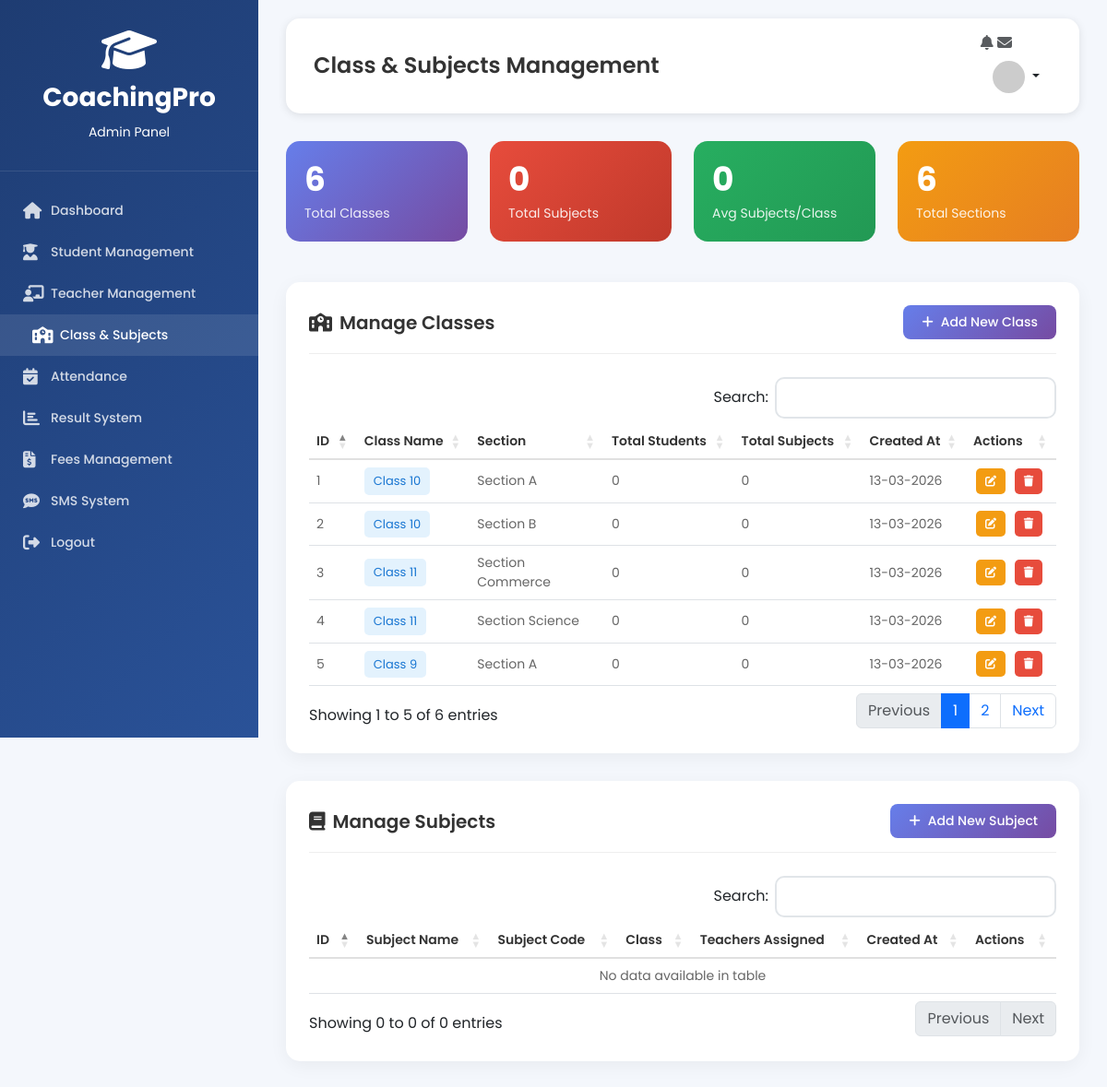
/admin/class-management.php (signed in), run on the app's committed database.
### tables this page shows
CREATE TABLE classes (
    id INT PRIMARY KEY AUTO_INCREMENT,
    class_name VARCHAR(50) NOT NULL,
    section VARCHAR(10),
    created_at TIMESTAMP DEFAULT CURRENT_TIMESTAMP
);

### admin/class-management.php (the view, shortened to what this page needs)
<?php
require_once '../includes/db.php';
$classes = mysqli_query($conn, "SELECT * FROM classes ORDER BY class_name, section");
$subjects = mysqli_query($conn, "SELECT s.*, c.class_name
                                 FROM subjects s
                                 JOIN classes c ON s.class_id = c.id
                                 ORDER BY c.class_name, s.subject_name");
?>
<!DOCTYPE html>
<html lang="en">
<head>
    <link href="https://cdn.jsdelivr.net/npm/bootstrap@5.3.0/dist/css/bootstrap.min.css" rel="stylesheet">
    <link rel="stylesheet" href="https://cdnjs.cloudflare.com/ajax/libs/font-awesome/6.4.0/css/all.min.css">
    <link rel="stylesheet" href="https://cdn.datatables.net/1.13.4/css/dataTables.bootstrap5.min.css">
</head>
<body>
    <div class="wrapper">
        <div class="sidebar">
            <div class="sidebar-header">
                <i class="fas fa-graduation-cap fa-3x"></i>
                <h3>CoachingPro</h3>
                <small>Admin Panel</small>
            </div>
            <div class="sidebar-menu">
                <a href="dashboard.php" class="menu-item">
                    <i class="fas fa-home"></i>
                    <span>Dashboard</span>
                </a>
                <a href="student-management.php" class="menu-item">
                    <i class="fas fa-user-graduate"></i>
                    <span>Student Management</span>
                </a>
                <a href="teacher-management.php" class="menu-item">
                    <i class="fas fa-chalkboard-teacher"></i>
                    <span>Teacher Management</span>
                </a>
                <a href="class-management.php" class="menu-item active">
                    <i class="fas fa-school"></i>
                    <span>Class & Subjects</span>
                </a>
                <a href="attendance.php" class="menu-item">
                    <i class="fas fa-calendar-check"></i>
                    <span>Attendance</span>
                </a>
                <a href="result-system.php" class="menu-item">
                    <i class="fas fa-chart-bar"></i>
                    <span>Result System</span>
                </a>
                <a href="fees-management.php" class="menu-item">
                    <i class="fas fa-file-invoice-dollar"></i>
                    <span>Fees Management</span>
                </a>
                <a href="sms-system.php" class="menu-item">
                    <i class="fas fa-sms"></i>
                    <span>SMS System</span>
                </a>
                <a href="logout.php" class="menu-item">
                    <i class="fas fa-sign-out-alt"></i>
                    <span>Logout</span>
                </a>
            </div>
        </div>
        <div class="main-content">
            <div class="top-navbar">
                <div class="page-title">
                    <h4>Class & Subjects Management</h4>
                </div>
                <div class="user-info">
                    <i class="fas fa-bell text-muted"></i>
                    <i class="fas fa-envelope text-muted"></i>
                    <div class="dropdown">
                        <button class="btn dropdown-toggle" type="button" data-bs-toggle="dropdown">
                            <img src="https://ui-avatars.com/api/?name=<?php echo $_SESSION['display_name']; ?>&background=2a5298&color=fff" alt="User" style="width: 35px; height: 35px; border-radius: 50%;">
                        </button>
                    </div>
                </div>
            </div>
            <div class="row mb-4">
                <div class="col-md-3">
                    <div class="stats-card">
                        <h2><?php echo mysqli_num_rows($classes); ?></h2>
                        <p>Total Classes</p>
                    </div>
                </div>
                <div class="col-md-3">
                    <div class="stats-card" style="background: linear-gradient(135deg, #e74c3c, #c0392b);">
                        <h2><?php echo mysqli_num_rows($subjects); ?></h2>
                        <p>Total Subjects</p>
                    </div>
                </div>
                <div class="col-md-3">
                    <div class="stats-card" style="background: linear-gradient(135deg, #27ae60, #229954);">
                        <?php
                        $avg_subjects = mysqli_query($conn, "SELECT AVG(subject_count) as avg FROM
                                                              (SELECT class_id, COUNT(*) as subject_count
                                                               FROM subjects GROUP BY class_id) as t");
                        $avg = mysqli_fetch_assoc($avg_subjects);
                        ?>
                        <h2><?php echo round($avg['avg'] ?? 0); ?></h2>
                        <p>Avg Subjects/Class</p>
                    </div>
                </div>
                <div class="col-md-3">
                    <div class="stats-card" style="background: linear-gradient(135deg, #f39c12, #e67e22);">
                        <?php
                        $total_sections = mysqli_query($conn, "SELECT COUNT(DISTINCT CONCAT(class_name, section)) as total FROM classes");
                        $sections = mysqli_fetch_assoc($total_sections);
                        ?>
                        <h2><?php echo $sections['total']; ?></h2>
                        <p>Total Sections</p>
                    </div>
                </div>
            </div>
            <div class="content-card">
                <div class="card-header">
                    <h5><i class="fas fa-school me-2"></i>Manage Classes</h5>
                    <button class="btn btn-add" onclick="openClassModal()">
                        <i class="fas fa-plus me-2"></i>Add New Class
                    </button>
                </div>
                <div class="table-responsive">
                    <table class="table table-hover" id="classesTable">
                        <thead>
                            <tr>
                                <th>ID</th>
                                <th>Class Name</th>
                                <th>Section</th>
                                <th>Total Students</th>
                                <th>Total Subjects</th>
                                <th>Created At</th>
                                <th>Actions</th>
                            </tr>
                        </thead>
                        <tbody>
                            <?php
                            mysqli_data_seek($classes, 0);
                            $sno = 1;
                            while($class = mysqli_fetch_assoc($classes)):
                                $student_count = mysqli_query($conn, "SELECT COUNT(*) as total FROM students WHERE class_id = {$class['id']}");
                                $students = mysqli_fetch_assoc($student_count);
                                $subject_count = mysqli_query($conn, "SELECT COUNT(*) as total FROM subjects WHERE class_id = {$class['id']}");
                                $subjects_count = mysqli_fetch_assoc($subject_count);
                            ?>
                            <tr>
                                <td><?php echo $sno++; ?></td>
                                <td><span class="class-badge"><?php echo $class['class_name']; ?></span></td>
                                <td>Section <?php echo $class['section']; ?></td>
                                <td><?php echo $students['total']; ?></td>
                                <td><?php echo $subjects_count['total']; ?></td>
                                <td><?php echo date('d-m-Y', strtotime($class['created_at'])); ?></td>
                                <td>
                                    <a href="javascript:void(0)" onclick="editClass(<?php echo $class['id']; ?>, '<?php echo $class['class_name']; ?>', '<?php echo $class['section']; ?>')"
                                       class="action-btn btn-edit" title="Edit">
                                        <i class="fas fa-edit"></i>
                                    </a>
                                    <a href="?delete_class=<?php echo $class['id']; ?>"
                                       class="action-btn btn-delete" title="Delete"
                                       onclick="return confirm('Are you sure you want to delete this class?\nThis will affect all related data!')">
                                        <i class="fas fa-trash"></i>
                                    </a>
                                </td>
                            </tr>
                            <?php endwhile; ?>
                        </tbody>
                    </table>
                </div>
            </div>
            <div class="content-card">
                <div class="card-header">
                    <h5><i class="fas fa-book me-2"></i>Manage Subjects</h5>
                    <button class="btn btn-add" onclick="openSubjectModal()">
                        <i class="fas fa-plus me-2"></i>Add New Subject
                    </button>
                </div>
                <div class="table-responsive">
                    <table class="table table-hover" id="subjectsTable">
                        <thead>
                            <tr>
                                <th>ID</th>
                                <th>Subject Name</th>
                                <th>Subject Code</th>
                                <th>Class</th>
                                <th>Teachers Assigned</th>
                                <th>Created At</th>
                                <th>Actions</th>
                            </tr>
                        </thead>
                        <tbody>
                        </tbody>
                    </table>
                </div>
            </div>
        </div>
    </div>
</body>
</html>

### admin/class-management.php (style rules this page uses)
* { margin: 0; padding: 0; box-sizing: border-box; }
body { font-family: 'Poppins', sans-serif; background: #f4f7fc; }
.wrapper { display: flex; }
.sidebar { width: 280px; background: linear-gradient(135deg, #1e3c72, #2a5298); min-height: 100vh; color: white; position: fixed; transition: all 0.3s; }
.sidebar-header { padding: 30px 20px; text-align: center; border-bottom: 1px solid rgba(255,255,255,0.1); }
.sidebar-header h3 { font-weight: 700; margin-top: 10px; }
.sidebar-menu { padding: 20px 0; }
.menu-item { padding: 12px 25px; color: rgba(255,255,255,0.8); display: flex; align-items: center; transition: all 0.3s; cursor: pointer; text-decoration: none; }
.menu-item:hover, .menu-item.active { background: rgba(255,255,255,0.1); color: white; padding-left: 35px; }
.menu-item i { width: 30px; font-size: 18px; }
.menu-item span { font-size: 14px; font-weight: 500; }
.main-content { flex: 1; margin-left: 280px; padding: 20px 30px; }
.top-navbar { background: white; padding: 15px 30px; border-radius: 15px; box-shadow: 0 2px 10px rgba(0,0,0,0.1); margin-bottom: 30px; display: flex; justify-content: space-between; align-items: center; }
.page-title h4 { margin: 0; font-weight: 600; color: #333; }
.content-card { background: white; border-radius: 15px; box-shadow: 0 5px 20px rgba(0,0,0,0.05); padding: 25px; margin-bottom: 30px; }
.card-header { display: flex; justify-content: space-between; align-items: center; margin-bottom: 25px; border-bottom: 1px solid #eee; padding-bottom: 15px; }
.card-header h5 { margin: 0; font-weight: 600; color: #333; }
.btn-add { background: linear-gradient(135deg, #667eea, #764ba2); color: white; border: none; padding: 8px 20px; border-radius: 8px; font-weight: 500; font-size: 14px; transition: all 0.3s; }
.table { margin-bottom: 0; }
.table thead th { border-bottom: 2px solid #e0e0e0; color: #333; font-weight: 600; font-size: 14px; }
.table tbody td { vertical-align: middle; color: #666; font-size: 14px; }
.action-btn { padding: 5px 10px; border-radius: 5px; margin: 0 3px; color: white; font-size: 12px; transition: all 0.3s; display: inline-block; text-decoration: none; }
.btn-edit { background: #f39c12; }
.btn-delete { background: #e74c3c; }
.class-badge { background: #e3f2fd; color: #1976d2; padding: 5px 10px; border-radius: 5px; font-size: 13px; display: inline-block; }
.stats-card { background: linear-gradient(135deg, #667eea, #764ba2); color: white; padding: 20px; border-radius: 15px; margin-bottom: 20px; }
.stats-card h2 { font-size: 36px; font-weight: 700; margin-bottom: 5px; }
.stats-card p { margin: 0; opacity: 0.9; font-size: 14px; }

### data on the page
classes: class_name "Class 10", section "A", total "0", created_at "13-03-2026"
classes: class_name "Class 10", section "B", total "0", created_at "13-03-2026"
classes: class_name "Class 11", section "Commerce", total "0", created_at "13-03-2026"
classes: class_name "Class 11", section "Science", total "0", created_at "13-03-2026"
classes: class_name "Class 9", section "A", total "0", created_at "13-03-2026"

### other printed values
mysqli_num_rows($classes) "6"
mysqli_num_rows($subjects) "0"
$avg['avg'] "0"
$sections['total'] "6"
